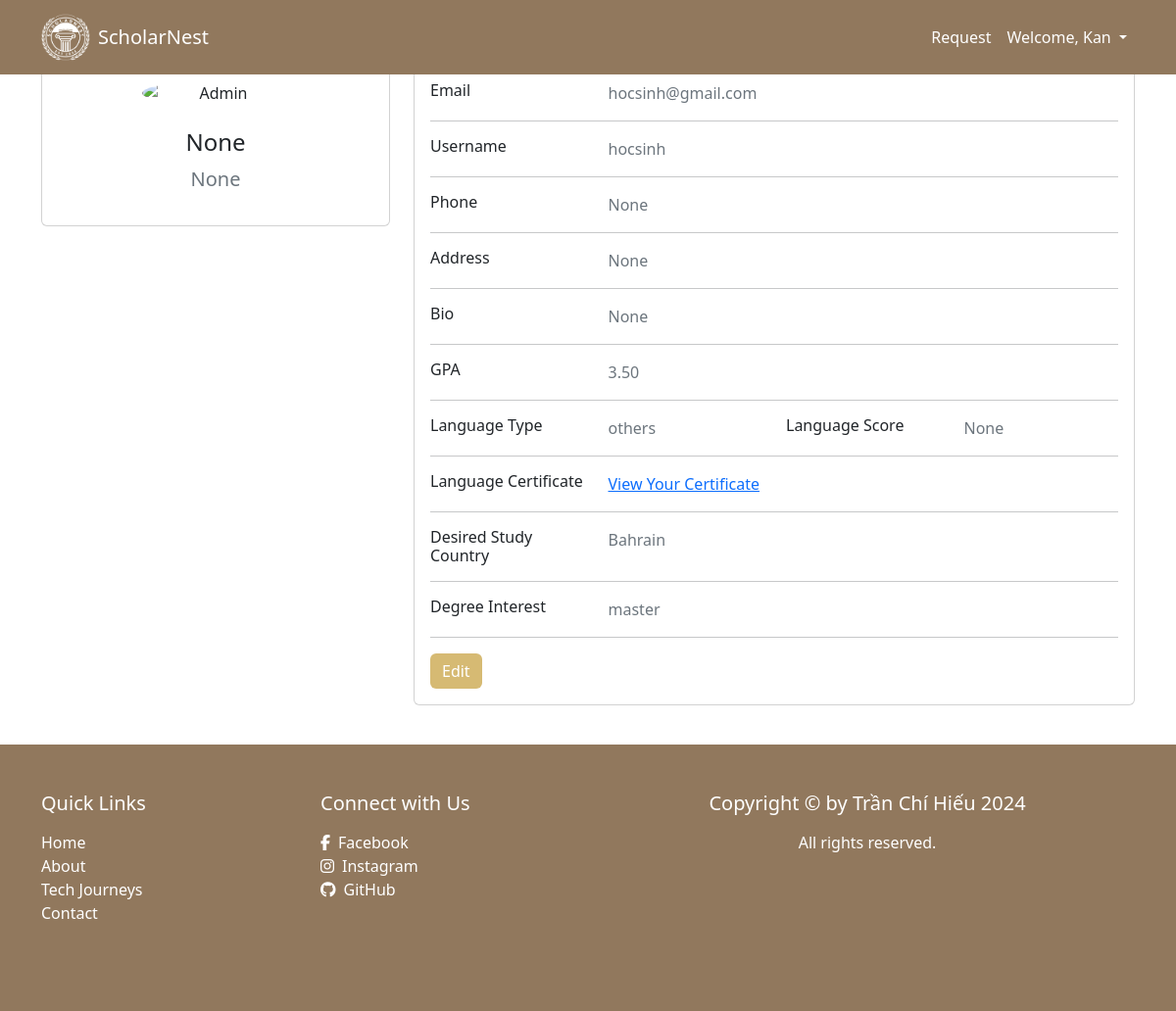
Before: /user/profile/19/ (signed in) with the older database file.
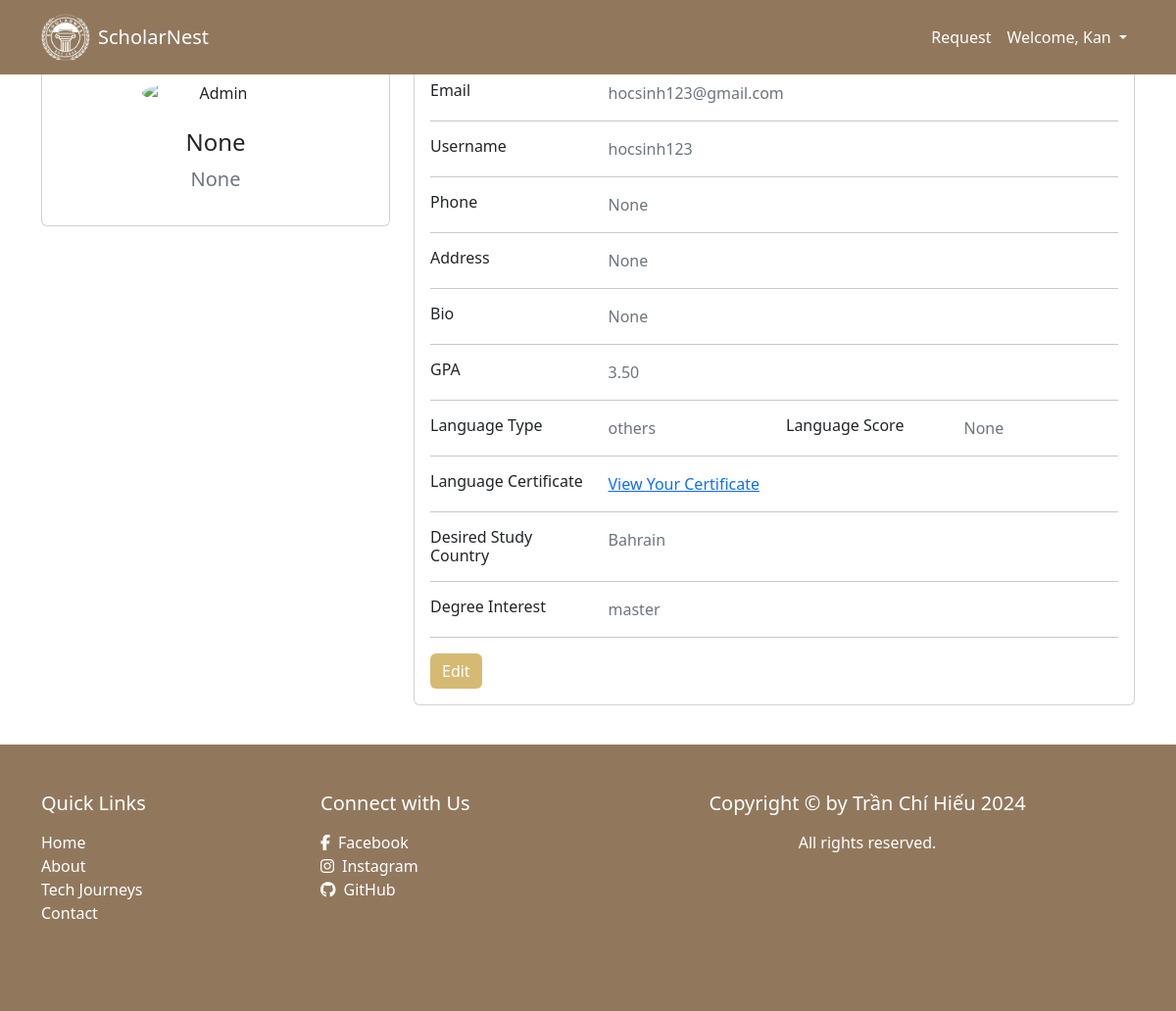
After: the same page with the newer database file.
### project/models.py (models this page shows, shortened)
class Users(AbstractUser):
    email = models.EmailField(unique=True)
    profile_pic = models.ImageField(upload_to="p_img", blank=True, null=True)
    dateOfBirth = models.DateField(null=True, blank=True)
    address = models.CharField(max_length=50, blank=True, null=True)
    phone = models.CharField(max_length=15, null=True)
    role = models.CharField(max_length=50, blank=True, null=True)
    bio = models.TextField(blank=True, null=True)
    is_student = models.BooleanField(default=False)
    gpa = models.DecimalField(max_digits=3, decimal_places=2,
                              validators=[MinValueValidator(0.0), MaxValueValidator(4.0)],
                              help_text="GPA scale 0.0 - 4.0", blank=True, null=True)
    language_type = models.CharField(max_length=50, null=True, blank=True)
    language_score = models.CharField(max_length=50, null=True, blank=True)
    language_certificate = models.ImageField(upload_to="language_certificate", null=True)
    desired_study_country = CountryField(blank=True, null=True)
    degree_interest = models.CharField(max_length=50, blank=True, null=True)
    USERNAME_FIELD = 'email'
    REQUIRED_FIELDS = ('username',)

### articles/views.py (the view)
# urls.py: path("user/profile/<int:user_id>/", views.view_user_profile, name="view-user-profile"),
@login_required(login_url="signin")
def view_user_profile(request, user_id):
    User = get_user_model()
    user = get_object_or_404(User, id=user_id)
    articles = Articles.objects.filter(user=user)
    context = {"user": user, "articles": articles}
    return render(request, "project/profile.html", context)

### project/templates/project/profile.html (shortened to what the changed rows need)
{% extends "base.html" %}
{% block content %}
    <div class="container">
        <div class="main-body">
            <div class="row gutters-sm">
                <div class="col-md-4 mb-3">
                    <div class="card">
                        <div class="card-body">
                            <div class="d-flex flex-column align-items-center text-center">
                                <div class="mt-3">
                                    <h4>{{ user.role }}</h4>
                                    <p class="text-muted font-size-sm" style="font-size: 20px">{{ user.address }}</p>
                                </div>
                            </div>
                        </div>
                    </div>
                </div>
                <div class="col-md-8">
                    <div class="card mb-3">
                        <div class="card-body">
                            <div class="row">
                                <div class="col-sm-3">
                                    <h6 class="mb-0">Email</h6>
                                </div>
                                <div class="col-sm-9 text-secondary">
                                    {{ user.email }}
                                </div>
                            </div>
                            <div class="row">
                                <div class="col-sm-3">
                                    <h6 class="mb-0">Username</h6>
                                </div>
                                <div class="col-sm-9 text-secondary">
                                    {{ user.username }}
                                </div>
                            </div>
                            <div class="row">
                                <div class="col-sm-3">
                                    <h6 class="mb-0">Phone</h6>
                                </div>
                                <div class="col-sm-9 text-secondary">
                                    {{ user.phone }}
                                </div>
                            </div>
                            <div class="row">
                                <div class="col-sm-3">
                                    <h6 class="mb-0">Address</h6>
                                </div>
                                <div class="col-sm-9 text-secondary">
                                    {{ user.address }}
                                </div>
                            </div>
                            <div class="row">
                                <div class="col-sm-3">
                                    <h6 class="mb-0">Bio</h6>
                                </div>
                                <div class="col-sm-9 text-secondary">
                                    {{ user.bio }}
                                </div>
                            </div>
                            {% if user.is_student %}
                                <hr>
                                <div class="row">
                                    <div class="col-sm-3">
                                        <h6 class="mb-0">GPA</h6>
                                    </div>
                                    <div class="col-sm-9 text-secondary">
                                        {{ user.gpa }}
                                    </div>
                                </div>
                                <hr>
                                <div class="row">
                                    <div class="col-sm-3">
                                        <h6 class="mb-0">Language Type</h6>
                                    </div>
                                    <div class="col-sm-3 text-secondary">
                                        {{ user.language_type }}
                                    </div>
                                    <div class="col-sm-3">
                                        <h6 class="mb-0">Language Score</h6>
                                    </div>
                                    <div class="col-sm-3 text-secondary">
                                        {{ user.language_score }}
                                    </div>
                                </div>
                                <hr>
                                <div class="row">
                                    <div class="col-sm-3">
                                        <h6 class="mb-0">Language Certificate</h6>
                                    </div>
                                    <div class="col-sm-9 text-secondary">
                                        {% if user.language_certificate %}
                                            <a href="{{ user.language_certificate.url }}">View Your Certificate</a>
                                        {% else %}
                                            No certificate uploaded
                                        {% endif %}
                                    </div>
                                </div>
                                <hr>
                                <div class="row">
                                    <div class="col-sm-3">
                                        <h6 class="mb-0">Desired Study Country</h6>
                                    </div>
                                    <div class="col-sm-9 text-secondary">
                                        {{ user.get_desired_study_country_display }}
                                    </div>
                                </div>
                                <hr>
                                <div class="row">
                                    <div class="col-sm-3">
                                        <h6 class="mb-0">Degree Interest</h6>
                                    </div>
                                    <div class="col-sm-9 text-secondary">
                                        {{ user.degree_interest }}
                                    </div>
                                </div>
                            {% endif %}
                        </div>
                    </div>
                </div>
            </div>
        </div>
    </div>
{% endblock content %}

Changed rows visible on the page:
changed Users "None": email "hocsinh@gmail.com" → "hocsinh123@gmail.com"; username "hocsinh" → "hocsinh123"
